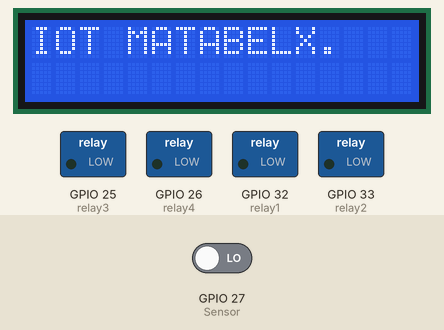
Recording of a sketch running on a simulated ESP32. Parts: 16×2 character LCD, switched loads named in the sketch (green lamp = pin HIGH). Inputs (shaded band) come from the test bench; at power-on: GPIO 27 (Sensor) LOW. WiFi joins after 1.5 s; servers stay silent unless stated; uploads are accepted with an empty reply; what the sketch prints to the serial monitor is not drawn.

Above: at 0.1 s.
At 0.6 s:
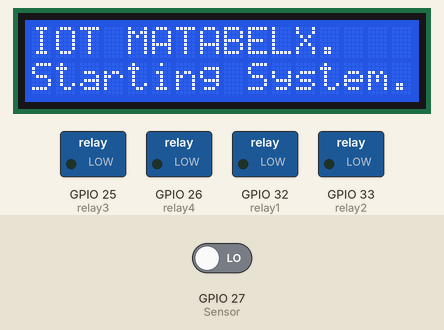
At 5.2 s:
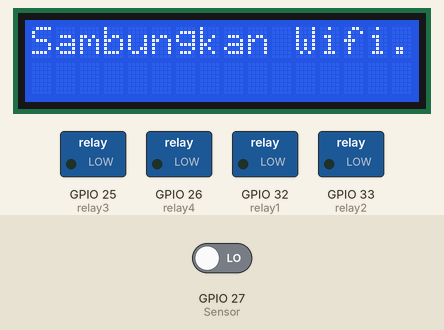
At 6.7 s:
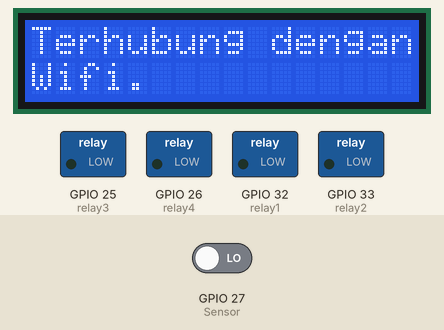
At 8.4 s:
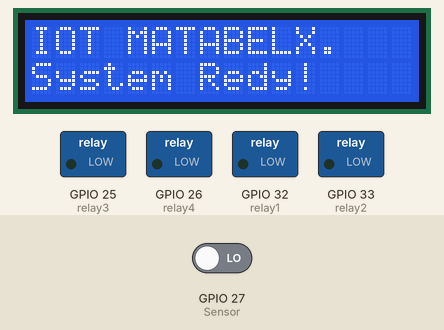

Measured:
- what the display in image 1 shows lasts 4.0 s, from 0.6 s to 4.6 s
- what the display in image 2 shows lasts 1.5 s, from 5.1 s to 6.6 s
- what the display in image 3 shows lasts 1.8 s, from 6.6 s to 8.4 s

The sketch:

MATABELX_IOT_FIX.ino
```cpp
// Script Create with Love By Midnight Studio

//Library
#include <WiFiManager.h>
#include <WiFi.h>
#include <HTTPClient.h>
#include <ArduinoJson.h>
#include <Wire.h>
#include <LiquidCrystal_I2C.h>

//PinOUT
// #define LED_BUILTIN 2 //Pinout LED in Board
#define Sensor 27 //Pinout Pir Sensor

LiquidCrystal_I2C lcd (0x27, 16,2);  //Adress LCD Display

const int relay1 = 32; //Pinout relay1
const int relay2 = 33; //Pinout relay2
const int relay3 = 25; //Pinout relay3
const int relay4 = 26; //Pinout relay4

//String data
String key = "250903"; //String Token Key
String host = "matabelx.my.id/"; //String Host

void setup() {

  WiFi.mode(WIFI_STA);

  Serial.begin(9600); //serial numb

  WiFiManager wm;

  lcd.begin();
  lcd. backlight ();  //Turn on the backlight on LCD.
  lcd. print ( "IOT MATABELX." );
  delay(500);
  lcd. setCursor (0, 1);
  lcd. print ( "Starting System..." );
  delay(4000);
  lcd.clear();
  delay(500);
  lcd.clear();
  lcd. print ( "Sambungkan Wifi." );

//Pin Mode
  pinMode (Sensor, INPUT);
  pinMode (relay1, OUTPUT);
  pinMode (relay2, OUTPUT);
  pinMode (relay3, OUTPUT);
  pinMode (relay4, OUTPUT);

//Starting Status Pin
  digitalWrite(relay1, LOW);
  digitalWrite(relay2, LOW);
  digitalWrite(relay3, LOW);
  digitalWrite(relay4, LOW);

//Wifi Conecting
   //
      bool res;
    res = wm.autoConnect("Matabelx Device","matabelx"); // password protected ap

    if(!res) {
        Serial.println("Failed to connect");
        delay(500);
        lcd.clear();
        lcd. print ( "Gagal Terhubung." );
        lcd. setCursor (0, 1);
        lcd. print ( "Wifi..." );
    }
    else {
        //if you get here you have connected to the WiFi

          Serial.println("Connection OK");
          lcd.clear();
          lcd. print ( "Terhubung dengan" );
          lcd. setCursor (0, 1);
          lcd. print ( "Wifi." );
          delay(1000);
    }


}

void loop() {

  if (WiFi.status() == WL_CONNECTED) {  // KETIKA WIFI TERHUBUNG MAKA AKAN MENAMPILKAN PERINTAH DI BAWAH (WIFI)


        HTTPClient httpRelay; //MEMINTA DATA DARI SERVER
        httpRelay.begin("https://" +String(host)+ "/control.php"); //URL/ALAMAT SERVER
        httpRelay.addHeader("Content-Type", "application/x-www-form-urlencoded");
        int httpResponseCode = httpRelay.POST("token="+key); //PARAMETER TOKEN UNTUK TERSABUNG DENGAN SERVER
        delay(500);

        if (httpResponseCode > 0) {  // KETIKA MENDAPAT RESPON DARI SERVER MAKA AKAN MENJALANKAN PERINTAH DI BAWAH
              lcd.clear();
              lcd. print ( "IOT MATABELX." );
              lcd. setCursor (0, 1);
              lcd. print ( "System Redy!" );
              String response = httpRelay.getString();
              char json[500];
              response.toCharArray(json,500);
              StaticJsonDocument   <200> doc;
              deserializeJson(doc, json);
              int lampu1 = doc["lampu1"];     // MEMEMASUKAN DATA DARI SERVER KE DALAM VARIABEL
              int lampu2 = doc["lampu2"];     // MEMEMASUKAN DATA DARI SERVER KE DALAM VARIABEL
              int kipas = doc["kipas"];       // MEMEMASUKAN DATA DARI SERVER KE DALAM VARIABEL
              int televisi = doc["televisi"]; // MEMEMASUKAN DATA DARI SERVER KE DALAM VARIABEL

                  if (lampu1 == 1){  // KETIKA MENDAPATKAN RESPON 1 MAKA AKAN MENJALANKAN PERINTAH DI BAWAH
                    digitalWrite(relay1, HIGH);  //MENYALAKAN RELAY 1
                  } else {  //KETIKA  TIDAK MENDAPATKAN RESPON 1 MAKA MENJALANKAN PERINTAH DI BAWAH
                    digitalWrite(relay1, LOW);  //MEMATIKAN REALY 2
                  }

                  if (lampu2 == 1){
                    digitalWrite(relay2, HIGH);
                  } else {
                    digitalWrite(relay2, LOW);
                  }

                  if (kipas == 1){
                    digitalWrite(relay3, HIGH);
                  } else {
                    digitalWrite(relay3, LOW);
                  }

                  if (televisi == 1){
                    digitalWrite(relay4, HIGH);
                  } else {
                    digitalWrite(relay4, LOW);
                  }


        } else {  // PERINTAH KETIKA TIIDAK MENDAPATKAN RESPON DARI SERVER
            lcd.clear();
            lcd. print ( "Gagal meminta" );
            lcd. setCursor (0, 1);
            lcd. print ( "data!" );
            delay(2000);
            delay(100);
            Serial.print("Error on sending POST: ");
            Serial.println(httpResponseCode);
        }
        httpRelay.end();
        delay(1000);

        int val = digitalRead(Sensor);  // MEMBACA DATA SENSOR PIR

        HTTPClient httpSensor;
        httpSensor.begin("https://" +String(host)+ "/senddata.php?sensor=" + int(val) ); // MENGIRIMKAN DATA SENSOR KEDALAM SERVER
        httpSensor.GET();
        httpSensor.end();
        delay(500);


  } else { // PERINTAH DIBAWAH INI DIJALANKAN KETIKA WIFI TIDAK TERHUBUNG (WIFI)
        lcd.clear();
        lcd. print ( "Gagal Terhubung" );
        lcd. setCursor (0, 1);
        lcd. print ( "Dengan wifi" );
        delay(2000);

        Serial.println("Error in WiFi connection");
  }
delay(1000);
}
```
